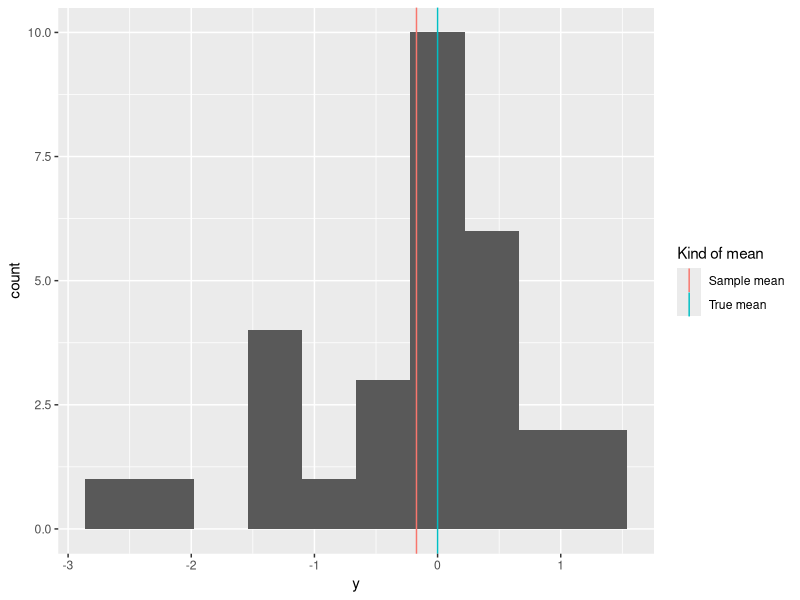
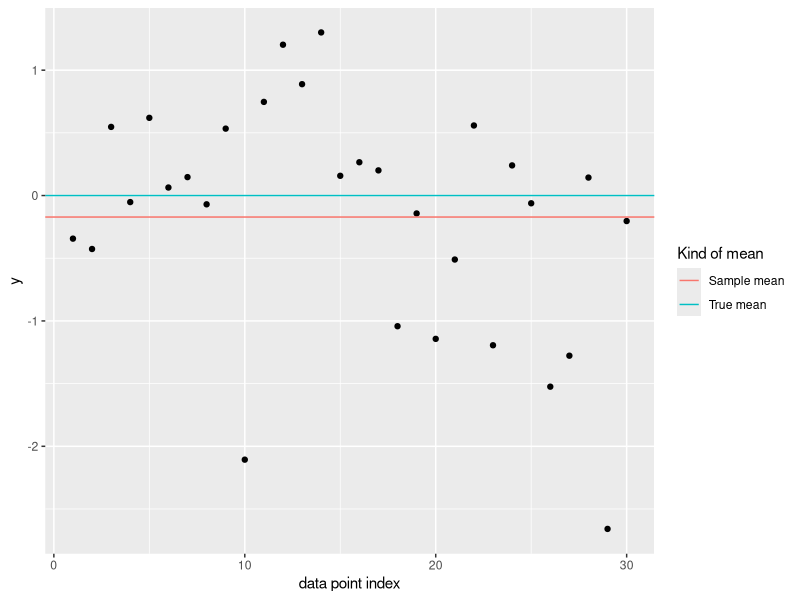
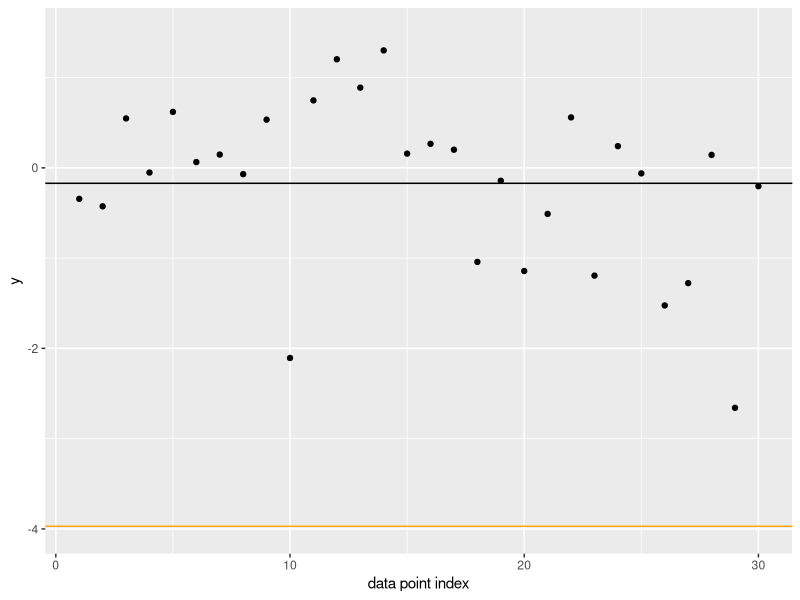
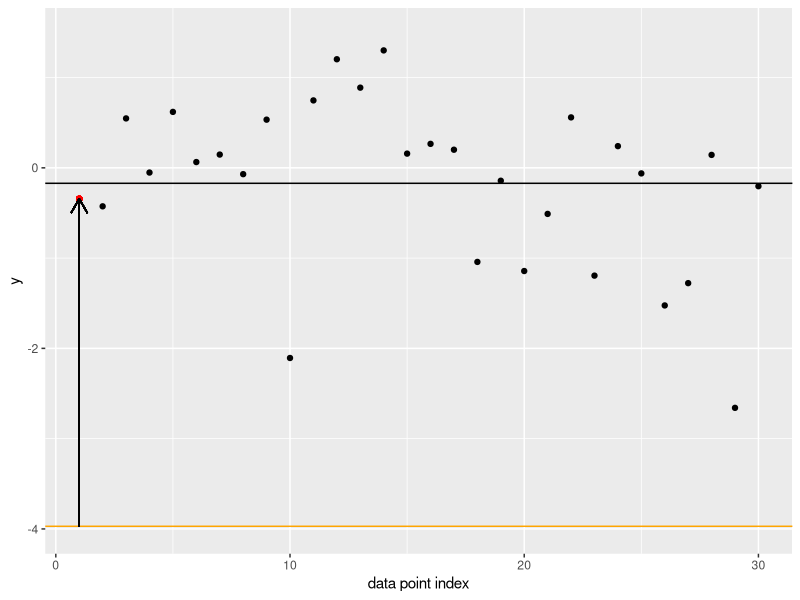
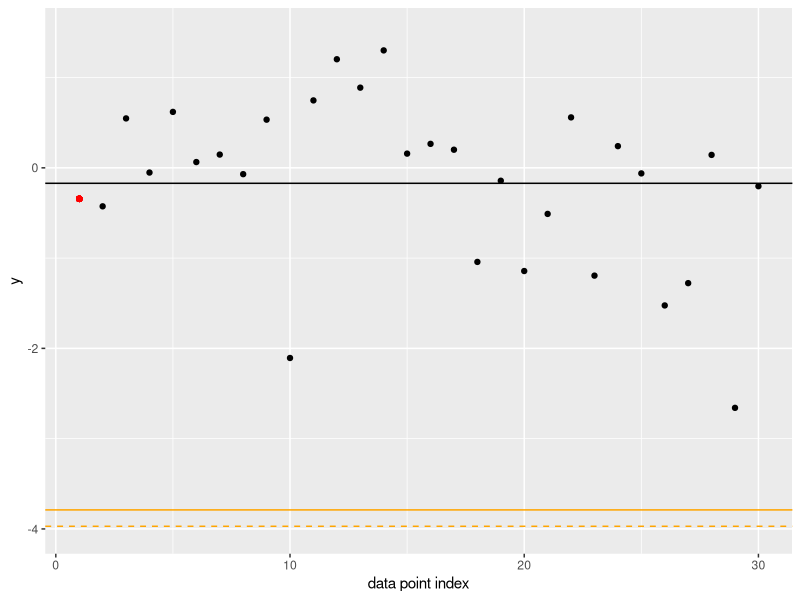

Write the R code that produced these figures, in order.
## ---- chunk 1
#| warning: false
#| message: false
library(tidyverse)

set.seed(128230565)
n <- 30
normal_df <- tibble(`data point index` = 1:n,
                    y = rnorm(n, mean = 0, sd = 1))

means_df <- tibble(the_mean = c(0, mean(normal_df$y)),
                   "Kind of mean" = c("True mean", "Sample mean"))
  
ggplot(data = normal_df, aes(x = y)) +
  geom_histogram(bins = 10) +
  geom_vline(data = means_df, aes(xintercept = the_mean, color = `Kind of mean`))
## ---- chunk 2
ggplot(data = normal_df, aes(x = `data point index`, y = y)) +
  geom_point() +
  geom_hline(data = means_df, aes(yintercept = the_mean, color = `Kind of mean`))
## ---- chunk 3
# generate a random initial guess about the mean
set.seed(873917234)
current_guess_at_mean <- rnorm(1, sd = 3)
## ---- chunk 4
#| echo: false
ggplot(data = normal_df, aes(x = `data point index`, y = y)) +
  geom_hline(aes(yintercept = mean(.data$y)), color = "black") +
  geom_hline(yintercept = current_guess_at_mean, color = "orange") +
  geom_point() +
  ylim(-4, 1.5)
## ---- chunk 5
# pick a random data point
ipick <- 1

# computing squared error and difference
error <- (current_guess_at_mean - normal_df[['y']][ipick])^2
delta <- current_guess_at_mean - normal_df[['y']][ipick]
## ---- chunk 6
#| echo: false
ggplot(data = normal_df, aes(x = `data point index`, y = y)) +
  geom_hline(aes(yintercept = mean(.data$y)), color = "black") +
  geom_hline(yintercept = current_guess_at_mean, color = "orange") +
  geom_point() +
  geom_point(aes(x = .data[['data point index']][ipick], y = .data[['y']][ipick]), color = "red") +
  geom_segment(aes(x = .data[["data point index"]][ipick], y = current_guess_at_mean,
                   xend = .data[["data point index"]][ipick], yend = .data[['y']][ipick]),  arrow = arrow(length = unit(0.03, "npc"))) +
  ylim(-4, 1.5)
## ---- chunk 7
#| echo: false
# we save this behind the scenes only for comparison plotting 
previous_guess <- current_guess_at_mean
## ---- chunk 8
alpha <- 0.05
current_guess_at_mean <- current_guess_at_mean - alpha * delta
## ---- chunk 9
#| echo: false
ggplot(data = normal_df, aes(x = `data point index`, y = y)) +
  geom_hline(aes(yintercept = mean(.data$y)), color = "black") +
  geom_hline(yintercept = current_guess_at_mean, color = "orange") +
  geom_hline(yintercept = previous_guess, color = "orange", linetype = "dashed") +
  geom_point() +
  geom_point(aes(x = .data[['data point index']][ipick], y = .data[['y']][ipick]), color = "red") +
  ylim(-4, 1.5)
